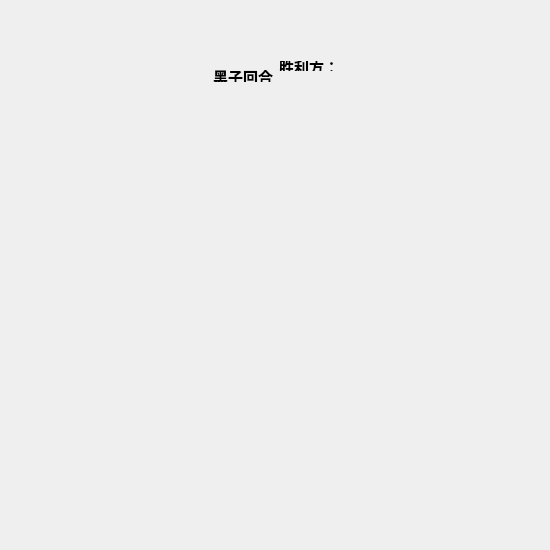
<?xml version="1.0" encoding="UTF-8"?>
<ui version="4.0">
 <class>FiveInLine</class>
 <widget class="QWidget" name="FiveInLine">
  <property name="geometry">
   <rect>
    <x>0</x>
    <y>0</y>
    <width>550</width>
    <height>550</height>
   </rect>
  </property>
  <property name="windowTitle">
   <string>FiveInLine</string>
  </property>
  <widget class="QWidget" name="layoutWidget">
   <property name="geometry">
    <rect>
     <x>0</x>
     <y>50</y>
     <width>551</width>
     <height>32</height>
    </rect>
   </property>
   <layout class="QHBoxLayout" name="horizontalLayout">
    <item>
     <spacer name="horizontalSpacer_2">
      <property name="orientation">
       <enum>Qt::Horizontal</enum>
      </property>
      <property name="sizeHint" stdset="0">
       <size>
        <width>148</width>
        <height>20</height>
       </size>
      </property>
     </spacer>
    </item>
    <item>
     <widget class="QLabel" name="lb_color">
      <property name="minimumSize">
       <size>
        <width>0</width>
        <height>30</height>
       </size>
      </property>
      <property name="font">
       <font>
        <family>楷体</family>
        <pointsize>11</pointsize>
        <weight>75</weight>
        <bold>true</bold>
       </font>
      </property>
      <property name="text">
       <string>黑子回合</string>
      </property>
     </widget>
    </item>
    <item>
     <widget class="QLabel" name="lb_winner">
      <property name="font">
       <font>
        <family>楷体</family>
        <pointsize>11</pointsize>
        <weight>75</weight>
        <bold>true</bold>
       </font>
      </property>
      <property name="text">
       <string>胜利方：</string>
      </property>
     </widget>
    </item>
    <item>
     <spacer name="horizontalSpacer">
      <property name="orientation">
       <enum>Qt::Horizontal</enum>
      </property>
      <property name="sizeHint" stdset="0">
       <size>
        <width>150</width>
        <height>20</height>
       </size>
      </property>
     </spacer>
    </item>
   </layout>
  </widget>
  <zorder>layoutWidget</zorder>
  <zorder>horizontalSpacer_2</zorder>
 </widget>
 <layoutdefault spacing="6" margin="11"/>
 <resources/>
 <connections/>
</ui>
